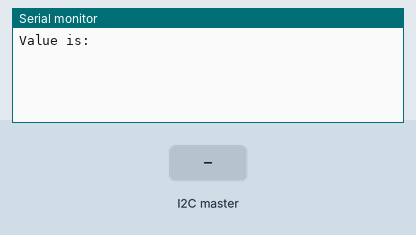
Recording of a sketch running on a simulated Arduino Uno, built with avr-gcc and run on an emulated ATmega328P. Parts: the last lines printed to the serial monitor. The test bench sets the inputs (shaded band).

Above: at 1.2 s.
1.3 s: the I2C master sends the byte 1
At 1.7 s:
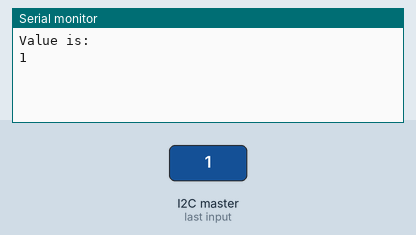
2.8 s: the I2C master sends the byte 0
At 4.1 s:
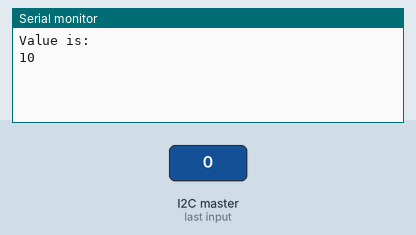

Measured:
- after the input at 1.3 s, the serial monitor: prints a new line at once (image 1)
- after the input at 2.8 s, the serial monitor: prints a new line at once (image 2)

The sketch:

I2C_RX.ino
```cpp
#include <Wire.h>
byte x = 0;
void setup() {
  Serial.begin(115200);
  Serial.println("Value is:");
  Wire.begin(9);
  Wire.onReceive(receiveEvent);
}
void receiveEvent() {
  while (Wire.available()) {
    x = Wire.read();
    Serial.print(x);
  }

}
void loop() {
  if (Serial.available() > 0) {
    Wire.beginTransmission(10);
    Wire.write(Serial.read());
    Wire.endTransmission();
  }

}
```
